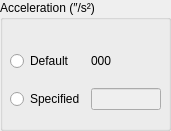
   <widget class="QGroupBox" name="groupBox_29">
    <property name="geometry">
     <rect>
      <x>1010</x>
      <y>290</y>
      <width>171</width>
      <height>131</height>
     </rect>
    </property>
    <property name="title">
     <string>Acceleration (″/s²)</string>
    </property>
    <widget class="QWidget" name="layoutWidget">
     <property name="geometry">
      <rect>
       <x>10</x>
       <y>40</y>
       <width>151</width>
       <height>81</height>
      </rect>
     </property>
     <layout class="QGridLayout" name="gridLayout_9">
      <item row="0" column="0">
       <widget class="QRadioButton" name="radioButton_alpha2_acc_default">
        <property name="text">
         <string>Default</string>
        </property>
       </widget>
      </item>
      <item row="0" column="1">
       <widget class="QLabel" name="label_48">
        <property name="text">
         <string>000</string>
        </property>
       </widget>
      </item>
      <item row="1" column="0">
       <widget class="QRadioButton" name="radioButton_alpha2_acc_spec">
        <property name="text">
         <string>Specified</string>
        </property>
       </widget>
      </item>
      <item row="1" column="1">
       <widget class="QLineEdit" name="lineEdit_alpha2_acc_spec">
        <property name="enabled">
         <bool>false</bool>
        </property>
        <property name="cursor">
         <cursorShape>IBeamCursor</cursorShape>
        </property>
        <property name="readOnly">
         <bool>false</bool>
        </property>
       </widget>
      </item>
     </layout>
    </widget>
   </widget>
